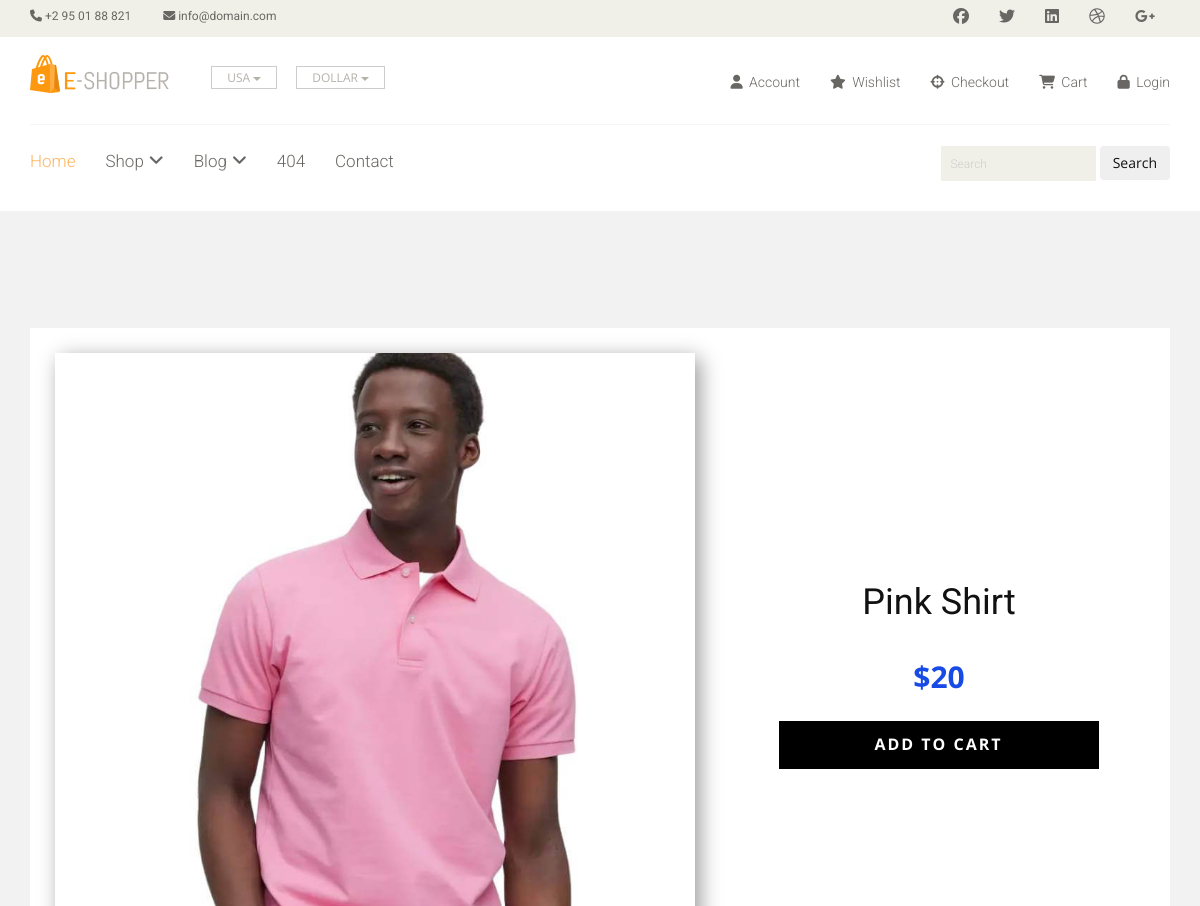
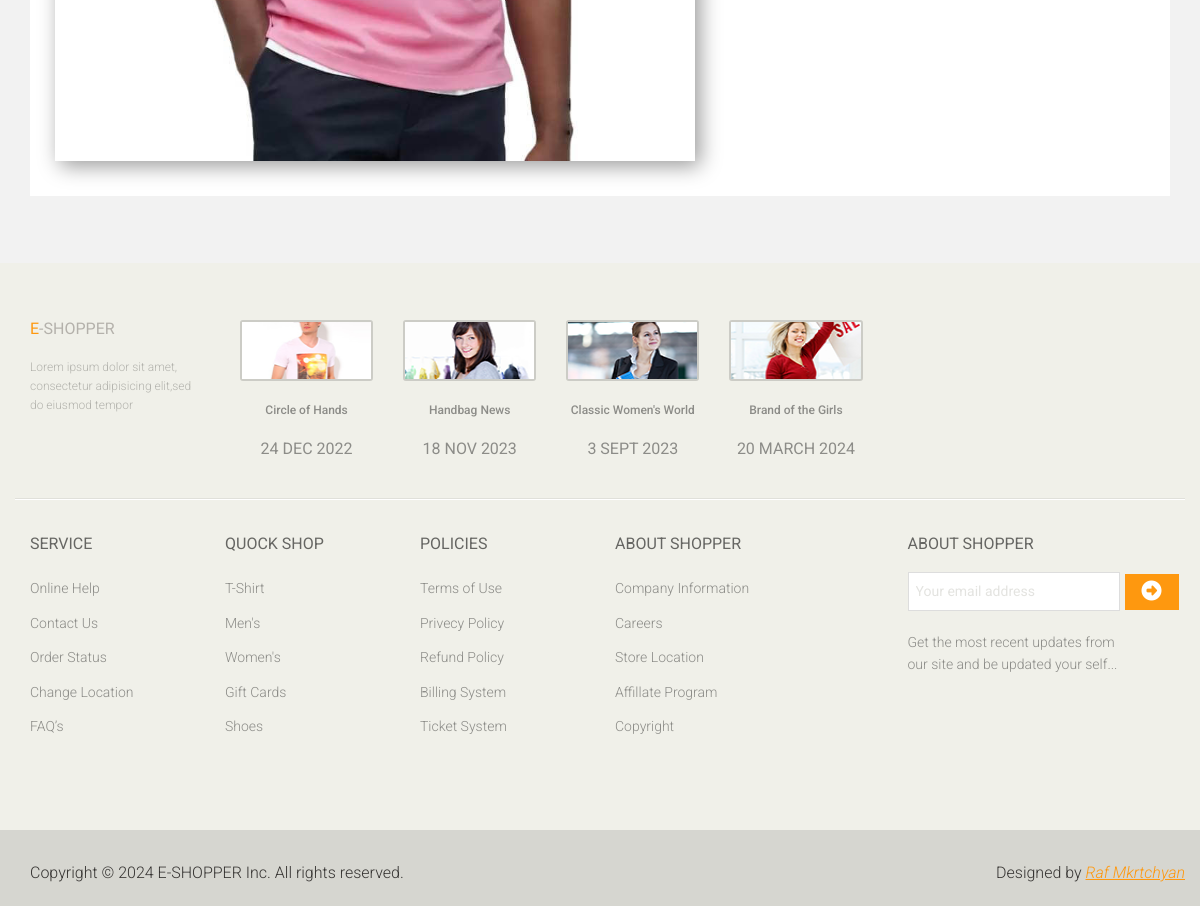
The page /product_detail/1 on the database its author committed (2 pictures, top to bottom).
### main/models.py (models this page shows, shortened)
class Product(models.Model):
    name = models.CharField(("Detail Name"), max_length=100)
    image = models.ImageField(("Detail Photo"), upload_to='media')
    price = models.IntegerField(("Price"))
    class Meta:
        verbose_name = 'detail'
        verbose_name_plural = 'details'

### main/views.py (the view)
# urls.py: path('product_detail/<int:id>', ProductDetailView.as_view(), name='product_detail'),
class ProductDetailView(DetailView):
    template_name = 'detail_detail.html'
    def get(self, request, id):
        prod = Product.objects.get(pk=id)
        return render(request, self.template_name, {'prod':prod})

### main/templates/detail_detail.html (shortened to what this page needs)
{% extends 'base.html' %}
{% load static %}
{% block content %}
<!DOCTYPE html>
<html style="font-size: 16px;">
  <head>
    <link rel="stylesheet" href="{% static 'style.css' %}" media="screen">
    <link id="u-theme-google-font" rel="stylesheet" href="{% static 'style.css' %}">
</head>
  <body class="u-body">
    <section class="u-align-center u-clearfix u-grey-5 u-section-2" id="sec-d03d">
      <div id="divdiv" class="u-clearfix u-sheet u-valign-middle u-sheet-1">
        <div class="u-container-style u-expanded-width u-product u-shape-rectangle u-white u-product-1">
          <div class="u-container-layout u-valign-bottom-lg u-valign-top-xl u-container-layout-1" >
            <img alt="" class="u-expanded-width-sm u-expanded-width-xs u-image u-image-default u-product-control u-image-1" src="{{ prod.image.url }}">
            <div class="u-align-center u-container-style u-expanded-width-sm u-expanded-width-xs u-group u-shape-rectangle u-group-1">
              <div class="u-container-layout u-valign-middle u-container-layout-2">
                <h2 class="u-product-control u-text u-text-1">
                  <a class="u-product-title-link" href="{% url 'shops' %}">{{ prod.name }}</a>
                </h2>
                <div class="u-product-control u-product-price u-product-price-1">
                  <div class="u-price-wrapper u-spacing-10">
                    <div class="u-price u-text-palette-1-base" style="font-size: 1.875rem; font-weight: 700;">${{ prod.price }}</div>
                  </div>
                </div>
                <a href="" class="u-black u-btn u-button-style u-hover-grey-75 u-product-control u-text-body-alt-color u-btn-1">Add to Cart</a>
              </div>
            </div>
          </div>
        </div>
      </div>
    </section>
{% endblock %}

### main/static/css/main.css (style rules this page uses)
body { font-family: 'Roboto', sans-serif; background:; position: relative; font-weight:400px; }
a { -webkit-transition: 300ms; -moz-transition: 300ms; -o-transition: 300ms; transition: 300ms; }
h1, h2, h3, h4, h5, h6 { font-family: 'Roboto', sans-serif; }

### main/templates/detail_detail.html (style rules this page uses)
.u-section-2 { background-image: none }
.u-section-2 .u-sheet-1 { min-height: 918px }
.u-section-2 .u-product-1 { min-height: 774px; background-image: none; margin: 50px auto 0 0 }
.u-section-2 .u-container-layout-1 { padding: 25px }
.u-section-2 .u-image-1 { width: 640px; height: 714px; box-shadow: 5px 5px 20px 0 rgba(0,0,0,0.4); margin: 0 auto 0 0 }
.u-section-2 .u-group-1 { width: 412px; min-height: 14px; height: auto; margin: -514px 0 0 auto }
.u-section-2 .u-container-layout-2 { padding: 30px }
.u-section-2 .u-text-1 { font-size: 2.25rem; margin: 0 auto }
.u-section-2 .u-product-price-1 { margin: 30px auto 0 }
.u-section-2 .u-btn-1 { border-style: none; font-weight: 700; text-transform: uppercase; letter-spacing: 2px; background-image: none; margin: 20px auto 0; padding: 11px 96px 12px 95px }

### rows shown on the page
Product: image (picture), name "Pink Shirt", price "20"
